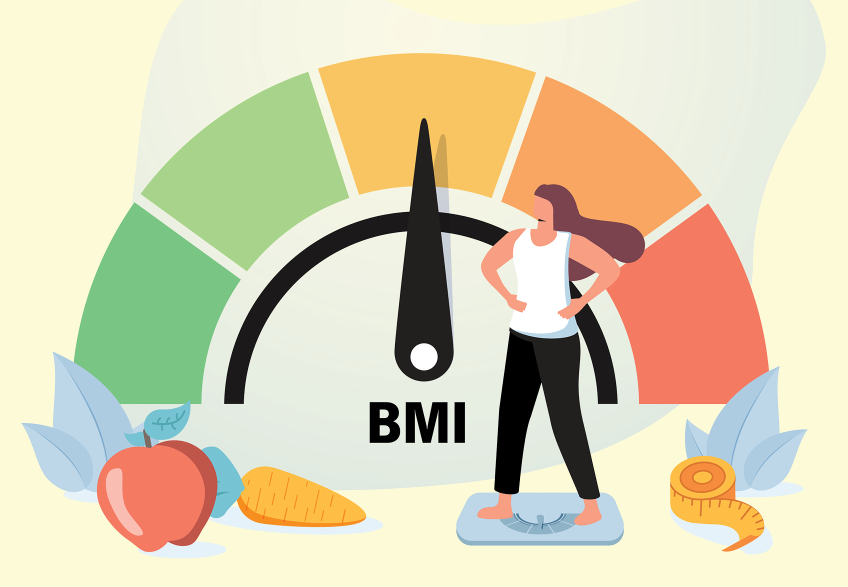
#> input picture BMI.jpg, 1695 x 1173 px, found by its file name (shown at 1/2 size)
$ python g.py
#> lines starting #> are read from the running program, lines starting #| are printed output that depends on the picture
#> further down, image is the input picture: PIL image 1695x1173 RGB; mean R, G, B 217.7, 209.5, 179.1
#> in __init__, `hist = image.histogram()`: hist = 768 values, max 589639 at index 253, min 22 at index 51, mean 7766.5
import numpy as np
from PIL import Image, ImageDraw

MAX_DEPTH = 8
DETAIL_THRESHOLD =  13
SIZE_MULT = 1

def average_colour(image):
    # convert image to np array
    image_arr = np.asarray(image)

    # get average of whole image
    avg_color_per_row = np.average(image_arr, axis=0)
    avg_color = np.average(avg_color_per_row, axis=0)

    return (int(avg_color[0]), int(avg_color[1]), int(avg_color[2]))

def weighted_average(hist):
    total = sum(hist)
#> total = 1988235
    error = value = 0

    if total > 0:
        value = sum(i * x for i, x in enumerate(hist)) / total
#> value = 217.7
        error = sum(x * (value - i) ** 2 for i, x in enumerate(hist)) / total
#> error = 3688.9
        error = error ** 0.5
#> error = 60.74

    return error

def get_detail(hist):
    red_detail = weighted_average(hist[:256])
#> red_detail = 60.74
    green_detail = weighted_average(hist[256:512])
#> green_detail = 61.29
    blue_detail = weighted_average(hist[512:768])
#> blue_detail = 65.61

    detail_intensity = red_detail * 0.2989 + green_detail * 0.5870 + blue_detail * 0.1140
#> detail_intensity = 61.61

    return detail_intensity

class Quadrant():
    def __init__(self, image, bbox, depth):
        self.bbox = bbox
        self.depth = depth
        self.children = None
        self.leaf = False

        # crop image to quadrant size
        image = image.crop(bbox)
        hist = image.histogram()

        self.detail = get_detail(hist)
#> self.detail = 61.61
        self.colour = average_colour(image)
#> in average_colour, `avg_color_per_row = np.average(image_arr, axis=0)`: avg_color_per_row = 1695 rows, first 8: [253, 250, 215], [253, 250, 215], [253, 250, 215], [253, 250, 215], [253, 250, 215], [253, 250, 215], [253, 250, 215], [253, 250, 215]
#> in average_colour, `avg_color = np.average(avg_color_per_row, axis=0)`: avg_color = [217.7, 209.5, 179.1]
#> self.colour = (217, 209, 179)

    def split_quadrant(self, image):
        left, top, width, height = self.bbox

        # get the middle coords of bbox
        middle_x = left + (width - left) / 2
        middle_y = top + (height - top) / 2

        # split root quadrant into 4 new quadrants
        upper_left = Quadrant(image, (left, top, middle_x, middle_y), self.depth+1)
#> in average_colour (call 2), `avg_color_per_row = np.average(image_arr, axis=0)`: avg_color_per_row = 848 rows, first 8: [253, 250, 215], [253, 250, 215], [253, 250, 215], [253, 250, 215], [253, 250, 215], [253, 250, 215], [253, 250, 215], [253, 250, 215]
        upper_right = Quadrant(image, (middle_x, top, width, middle_y), self.depth+1)
#> in average_colour (call 3), `avg_color_per_row = np.average(image_arr, axis=0)`: avg_color_per_row = 847 rows, first 8: [120.5, 107.8, 80.42], [120.5, 107.9, 80.45], [120.7, 108.1, 80.53], [121.1, 108.3, 80.65], [121.7, 108.8, 80.81], [122.7, 109.6, 81.16], [123.9, 110.5, 81.56], [125.6, 111.8, 82.1]
        bottom_left = Quadrant(image, (left, middle_y, middle_x, height), self.depth+1)
#> in average_colour (call 4), `avg_color_per_row = np.average(image_arr, axis=0)`: avg_color_per_row = 848 rows, first 8: [253, 250, 215], [253, 250, 215], [253, 250, 215], [253, 250, 215], [253, 250, 215], [253, 250, 215], [253, 250, 215], [253, 250, 215]
        bottom_right = Quadrant(image, (middle_x, middle_y, width, height), self.depth+1)
#> in average_colour (call 5), `avg_color_per_row = np.average(image_arr, axis=0)`: avg_color_per_row = 847 rows, first 8: [177.9, 178.6, 163.4], [179.4, 180.3, 165], [181.1, 181.9, 166.6], [182.7, 183.6, 168.1], [184.3, 185.2, 169.7], [186.5, 187.5, 171.9], [187.4, 188.4, 172.7], [184.7, 185.7, 170.2]

        # add new quadrants to root children
        self.children = [upper_left, upper_right, bottom_left, bottom_right]

class QuadTree():
    def __init__(self, image):
        self.width, self.height = image.size

        # keep track of max depth achieved by recursion
        self.max_depth = 0

        # start compression
        self.start(image)

    def start(self, image):
        # create initial root
        self.root = Quadrant(image, image.getbbox(), 0)

        # build quadtree
        self.build(self.root, image)

    def build(self, root, image):
        if root.depth >= MAX_DEPTH or root.detail <= DETAIL_THRESHOLD:
            if root.depth > self.max_depth:
                self.max_depth = root.depth

            # assign quadrant to leaf and stop recursing
            root.leaf = True
            return

        # split quadrant if there is too much detail
        root.split_quadrant(image)

        for children in root.children:
            self.build(children, image)
#> this loop made 4 passes
#> pass 1, in __init__ (call 6), `image = image.crop(bbox)`:
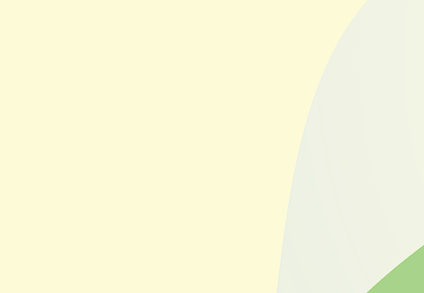
#> image: PIL image 424x293 RGB; mean R, G, B 248.6, 247.6, 217.7
#> pass 1, in __init__ (call 7), `image = image.crop(bbox)`:
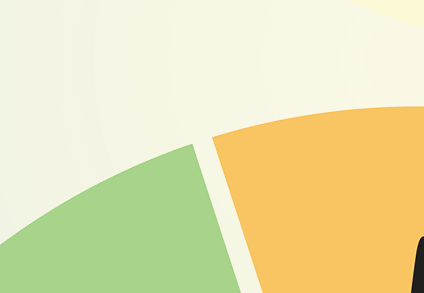
#> image: PIL image 424x293 RGB; mean R, G, B 230.8, 225.5, 175.8
#> pass 1, in __init__ (call 8), `image = image.crop(bbox)`:
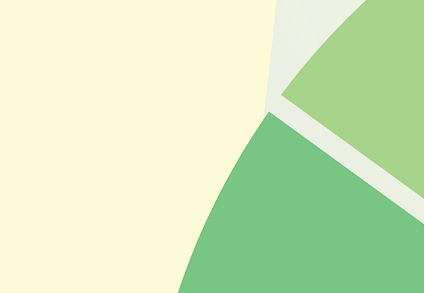
#> image: PIL image 424x293 RGB; mean R, G, B 209.6, 231.7, 186.1
#> pass 1, in __init__ (call 9), `image = image.crop(bbox)`:
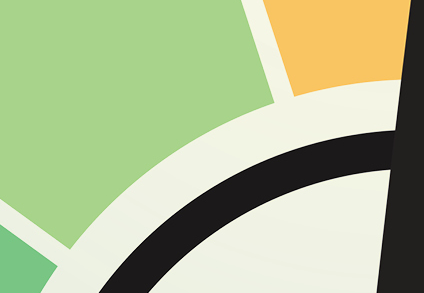
#> image: PIL image 424x293 RGB; mean R, G, B 175.3, 189, 146.5

    def create_image(self, custom_depth, show_lines=False):
        # create blank image canvas
#> called with custom_depth = 7, show_lines = False
        image = Image.new('RGB', (self.width, self.height))
#> image: PIL image 1695x1173 RGB; every value is 0
        draw = ImageDraw.Draw(image)
        draw.rectangle((0, 0, self.width, self.height), (0, 0, 0))

        leaf_quadrants = self.get_leaf_quadrants(custom_depth)

        # draw rectangle size of quadrant for each leaf quadrant
        for quadrant in leaf_quadrants:
            if show_lines:
                draw.rectangle(quadrant.bbox, quadrant.colour, outline=(0, 0, 0))
            else:
                draw.rectangle(quadrant.bbox, quadrant.colour)

        return image

    def get_leaf_quadrants(self, depth):
        if depth > self.max_depth:
            raise ValueError('A depth larger than the trees depth was given')

        quandrants = []

        # search recursively down the quadtree
        self.recursive_search(self, self.root, depth, quandrants.append)

        return quandrants

    def recursive_search(self, tree, quadrant, max_depth, append_leaf):
        # append if quadrant is a leaf
#> called with max_depth = 7
        if quadrant.leaf == True or quadrant.depth == max_depth:
            append_leaf(quadrant)

        # otherwise keep recursing
        elif quadrant.children != None:
            for child in quadrant.children:
                self.recursive_search(tree, child, max_depth, append_leaf)
#> this loop made 4 passes

    def create_gif(self, file_name, duration=1000, loop=0, show_lines=False):
#> called with file_name = 'quadtree.gif', duration = 1000, loop = 0, show_lines = True
        gif = []
        end_product_image = self.create_image(self.max_depth, show_lines=show_lines)
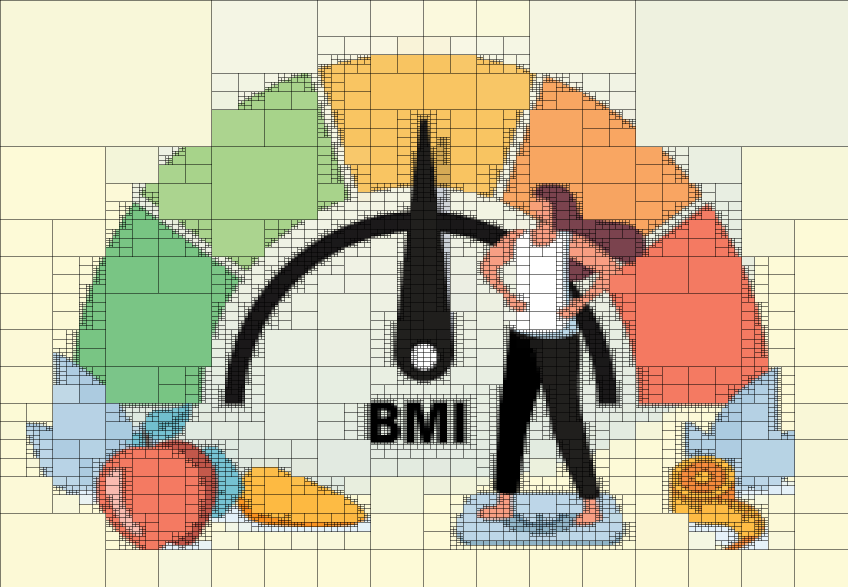
#> end_product_image: PIL image 1695x1173 RGB (shown at 1/2 size); mean R, G, B 202.3, 195.1, 166.6

        for i in range(self.max_depth):
            image = self.create_image(i, show_lines=show_lines)
            gif.append(image)
#> this loop made 8 passes
#> pass 1, in create_gif, `image = self.create_image(i, show_lines=show_lines)`:
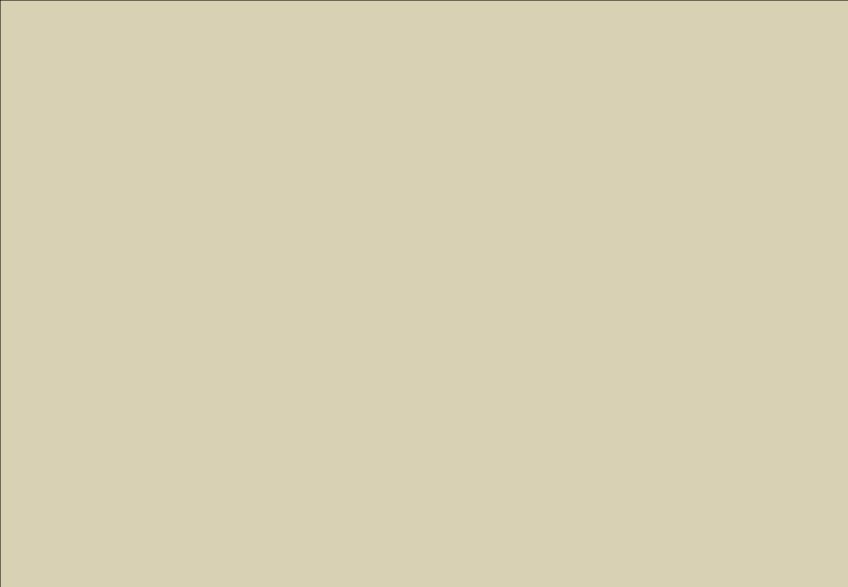
#> image: PIL image 1695x1173 RGB (shown at 1/2 size); mean R, G, B 216.7, 208.7, 178.7
#> pass 3, in create_gif, `image = self.create_image(i, show_lines=show_lines)`:
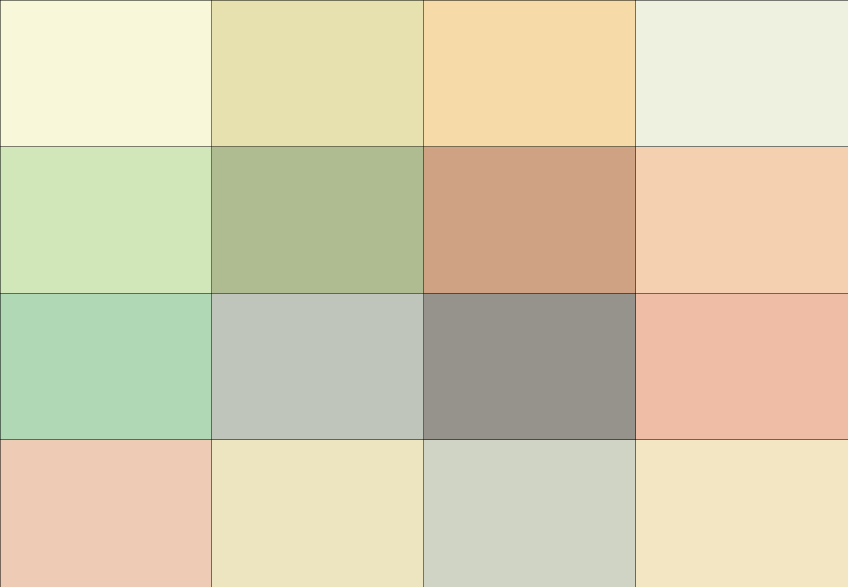
#> image: PIL image 1695x1173 RGB (shown at 1/2 size); mean R, G, B 216, 207.7, 177.5

        # add extra images at end
        for _ in range(4):
            gif.append(end_product_image)

        gif[0].save(
            file_name,
            save_all=True,
            append_images=gif[1:],
            duration=duration, loop=loop)


if __name__ == '__main__':
    #image_path = "./images/eye.jpg"
    image_path = "D:/DSA-Project/DSA-Project-main/BMI.jpg"

    # load image
    image = Image.open(image_path)
    image = image.resize((image.size[0] * SIZE_MULT, image.size[1] * SIZE_MULT))

    # create quadtree
    quadtree = QuadTree(image)

    # create image with custom depth
    depth = 7
    image = quadtree.create_image(depth, show_lines=False)
    quadtree.create_gif("quadtree.gif", show_lines=True)

    # show image
    # image.show()

    image.save("quadtree.jpg")
